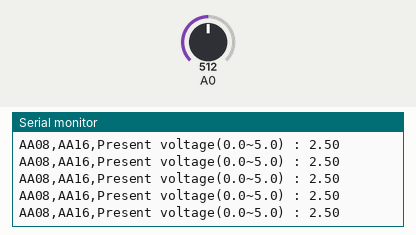
Recording of a sketch running on a simulated Arduino Uno, built with avr-gcc and run on an emulated ATmega328P. On the bench: the last lines printed to the serial monitor. The inputs (shaded band) are chosen by the test bench; at power-on: A0 = 512.

Above: at 1.2 s.
1.3 s: A0 set to 716
At 1.34 s:
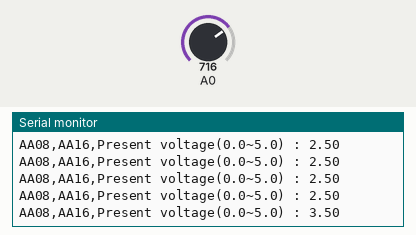
4.3 s: A0 set to 900
At 4.33 s:
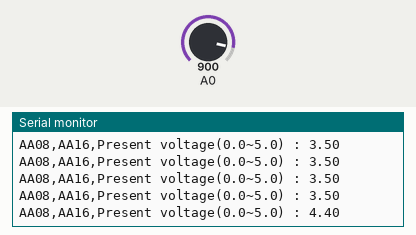
Timing chart, 0 to 7.3 s (numbered marks = the images above; inputs shaded):
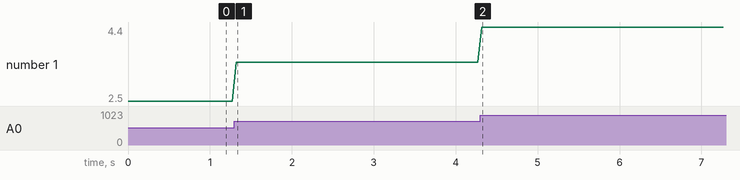

The sketch:

AA08_Analog_read_fmap.ino
```cpp
void setup() {
  // put your setup code here, to run once:
Serial.begin(9600);
}

void loop() {
  // put your main code here, to run repeatedly:
 int sensorValue=analogRead(A0);

 float voltage = f_map(sensorValue, 0, 1023, 0.0, 5.0);
 Serial.print("AA08,AA16,Present voltage(0.0~5.0) : ");
 Serial.println(voltage);
 delay(50);
}
float f_map(long x, long in_min, long in_max, float out_min, float out_max)
{
  return(x - in_min)*(out_max - out_min)/(in_max - in_min)+ out_min;
}
```

Measured:
- after the input at 1.3 s, the serial monitor: prints a new line at once (image 1)
- after the input at 4.3 s, the serial monitor: prints a new line at once (image 2)
- plotted number 1: 2.5 → 3.5 after the input at 1.3 s, 3.5 → 4.4 after the input at 4.3 s
